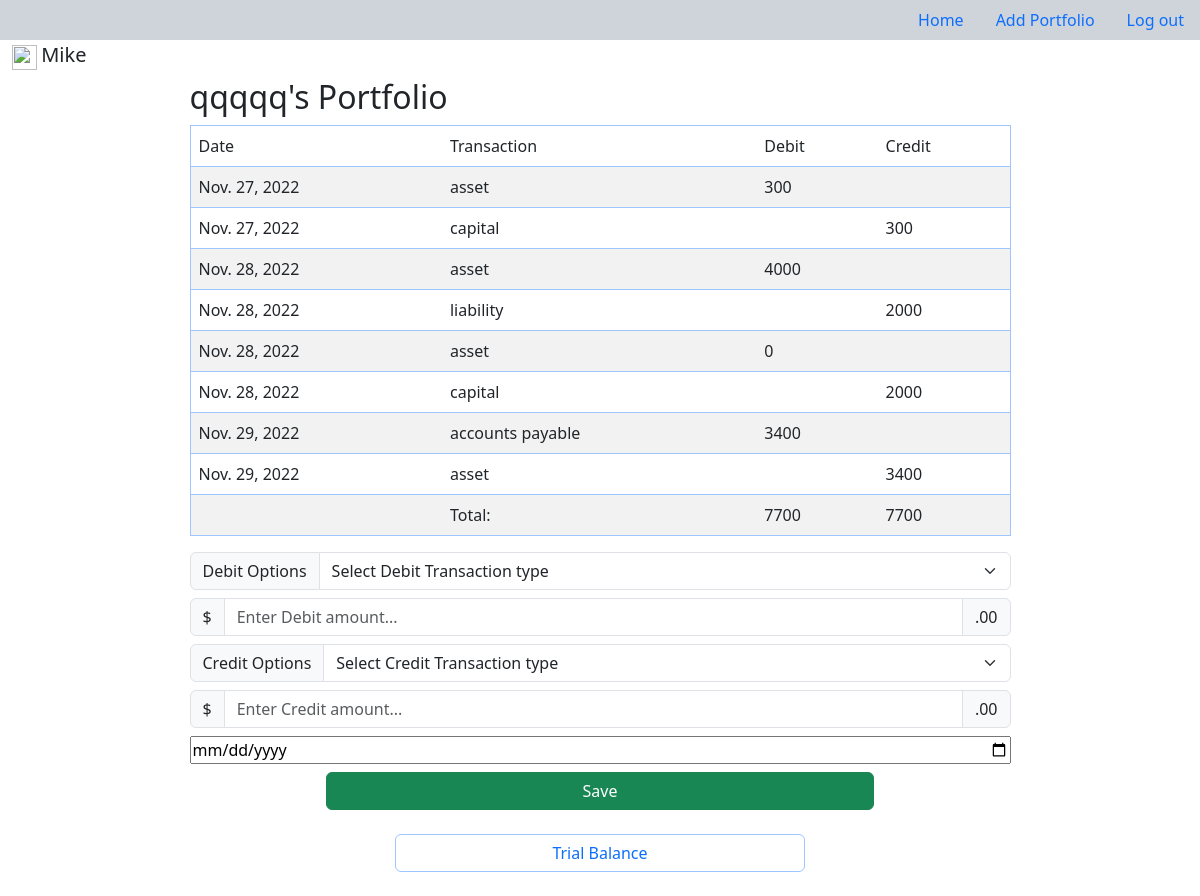
The app's page /pfl-journal/pk=7 (signed in) with its own data.
### app/models.py (models this page shows, shortened)
class Portfolio(models.Model):
	user = models.ForeignKey(User, on_delete=models.CASCADE, null=True)
	name = models.CharField(max_length=30)

class Transaction(models.Model):
	journal_list = models.ForeignKey(Portfolio,on_delete=models.CASCADE)
	trans_name = models.CharField(max_length=30)
	trans_type = models.CharField(max_length=3)
	amount = models.IntegerField()
	date = models.DateField()

### app/views.py (the view, shortened to what this page needs)
# urls.py: path('pfl-journal/pk=<int:pk>', Journal.as_view(), name='pfl-detail'),
class Journal(LoginRequiredMixin,DetailView):
	model = Portfolio
	template_name = 'app/journal.html'
	context_object_name = 'pfl'
	def get(self,*args,**kwargs):
		return super(Journal, self).get(*args,**kwargs)
	def dispatch(self,request,pk,*args,**kwargs):
		dbt_trans, dbt_amt = request.POST.get('dbt'), request.POST.get('dbt-amt')
		cdt_trans, cdt_amt = request.POST.get('cdt'), request.POST.get('cdt-amt')
		trans_date = request.POST.get('trans-date')
		pfl = self.model.objects.get(id=pk)
		return super(Journal, self).dispatch(request,*args,**kwargs)

### app/templatetags/app_extras.py (called while the page is built)
@register.simple_tag(takes_context=True)
def journal_table(context, pfl):
    request = context.get('request')
    trans_table = []
    debit_total, credit_total = 0, 0
    for trans in pfl.transaction_set.all():
        if trans.trans_type == 'dbt':
            trans_table.append((trans.date, trans.trans_name, trans.amount, ''))
            debit_total += trans.amount
        else:
            trans_table.append((trans.date, trans.trans_name, '', trans.amount))
            credit_total += trans.amount
    context = {'tbl': trans_table, 'dt': debit_total, 'ct': credit_total}
    return context

### app/templates/app/journal.html (shortened to what this page needs)
{% extends 'app/base.html' %}
{% load app_extras %}
{% block content %}
<div class="w-75 mx-auto p-2">
	<h2>{{pfl.name}}'s Portfolio</h2>
	{% journal_table pfl as jt %}
	<div>
		<table class="mx-auto table table-striped border border-primary-subtle">
			<thead>
				<tr class="bg-info">
					<td>Date</td>
					<td>Transaction</td>
					<td>Debit</td>
					<td>Credit</td>
				</tr>
			</thead>
			<tbody>
				{% for transaction in jt.tbl %}
					<tr class="bg-secondary-subtle">
						{% for items in transaction %}
							<td>{{items}}</td>
						{% endfor %}
					</tr>
				{% endfor %}
				<tr class="bg-info-subtle">
					<td></td>
					<td>Total:</td>
					<td>{{jt.dt}}</td>
					<td>{{jt.ct}}</td>
				</tr>
			</tbody>
		</table>
	</div>
	<form method="post" action="">
		<div class="vstack gap-2">
			<div class="input-group">
				<label class="input-group-text" for="inputGroupSelect01">Debit Options</label>
				<select name="dbt" class="form-select" id="inputGroupSelect01">
					<option disabled="" selected="" value="">Select Debit Transaction type</option>
				</select>
			</div>
			<div class="input-group mb">
				<span class="input-group-text">$</span>
	        		<input type="number" class="form-control" name="dbt-amt" placeholder="Enter Debit amount...">
				<span class="input-group-text">.00</span>
			</div>
			<div class="input-group">
				<label class="input-group-text" for="inputGroupSelect02">Credit Options</label>
				<select name="cdt" class="form-select" id="inputGroupSelect02">
					<option disabled="" selected="" value="">Select Credit Transaction type</option>
				</select>
			</div>
			<div class="input-group">
				<span class="input-group-text">$</span>
	        		<input type="number" class="form-control" name="cdt-amt" placeholder="Enter Credit amount...">
				<span class="input-group-text">.00</span>
			</div>
			<div class="input-group d-grid col-6">
	        	<input type="date" name="trans-date">
	        </div>
	        <div class="d-grid col-8 mx-auto">
				<input class="btn btn-success" type="submit" name="save" value="Save">
			</div>
		</div>
	</form>
    <div class="d-grid col-6 mx-auto mt-4">
		<button class="btn text-primary border-primary-subtle" onclick="window.location.href='/pfl-tb/pk={{pfl.id}}'">Trial Balance</button>
	</div>
</div>
{% endblock %}

### app/templates/app/base.html (shortened to what this page needs)
<!DOCTYPE html>
<html>
<head>
    <link href="https://cdn.jsdelivr.net/npm/bootstrap@5.3.0-alpha1/dist/css/bootstrap.min.css" rel="stylesheet">
</head>
<body class="mb-3">
    <nav>
        <ul class="nav justify-content-end bg-dark-subtle">
            <li class="nav-item">
                <a class="nav-link active" href="{% url 'pfl-list' %}">Home</a>
            </li>
            <li class="nav-item">
                <a class="nav-link" href="{% url 'pfl-create' %}">Add Portfolio</a>
            </li>
            <li class="nav-item">
                <a class="nav-link" href="{% url 'logout' %}">Log out</a>
            </li>
        </ul>
    </nav>
    <div class="container-fluid">
        <img src="https://cdn-icons-png.flaticon.com/512/552/552721.png" style="height: 25px;width: 25px;">
        <span class="fs-5">{{request.user}}</span>
    </div>
    <div class="container">
        {% block content %}{% endblock %}
    </div>
</body>

### records on screen
Portfolio: name "qqqqq"
Transaction: transaction "Nov. 27, 2022" "asset"
Transaction: transaction "Nov. 27, 2022" "capital"
Transaction: transaction "Nov. 28, 2022" "asset"
Transaction: transaction "Nov. 28, 2022" "liability"
Transaction: transaction "Nov. 28, 2022" "asset"
Transaction: transaction "Nov. 28, 2022" "capital"
Transaction: transaction "Nov. 29, 2022" "accounts payable"
Transaction: transaction "Nov. 29, 2022" "asset"

### other values on screen
{{ request.user }} "Mike"
{{ items }} "300" "300" "4000" "2000" "0" "2000" "3400" "3400"
{{ jt.dt }} "7700"
{{ jt.ct }} "7700"
